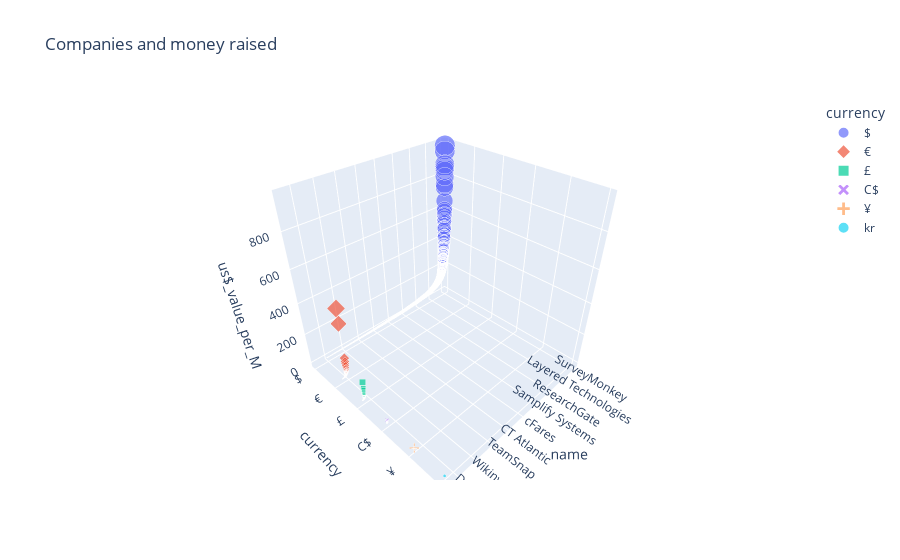

Notebook source saved alongside this figure:
### Code cell
fig_raised = qr.fig_raised(df_name)

### Figure 1 — Plotly figure (JSON) as saved in the notebook; plotly's stock layout.template omitted (floating-point values rounded to 4 significant figures; data arrays with more than 128 entries replaced by an {"elided": "..."} marker saying what was removed)
{"data": [{"hovertemplate": "currency=%{y}<br>name=%{x}<br>us$_value_per_M=%{z}<br>amount=%{marker.size}<extra></extra>", "legendgroup": "$", "marker": {"color": "#636efa", "size": {"elided": "3823 float values"}, "sizemode": "area", "sizeref": 2.413, "symbol": "circle"}, "mode": "markers", "name": "$", "scene": "scene", "showlegend": true, "type": "scatter3d", "x": {"elided": "3823 str values"}, "y": {"elided": "3823 str values"}, "z": {"elided": "3823 float values"}}, {"hovertemplate": "currency=%{y}<br>name=%{x}<br>us$_value_per_M=%{z}<br>amount=%{marker.size}<extra></extra>", "legendgroup": "€", "marker": {"color": "#EF553B", "size": {"elided": "134 float values"}, "sizemode": "area", "sizeref": 2.413, "symbol": "diamond"}, "mode": "markers", "name": "€", "scene": "scene", "showlegend": true, "type": "scatter3d", "x": {"elided": "134 str values"}, "y": {"elided": "134 str values"}, "z": {"elided": "134 float values"}}, {"hovertemplate": "currency=%{y}<br>name=%{x}<br>us$_value_per_M=%{z}<br>amount=%{marker.size}<extra></extra>", "legendgroup": "£", "marker": {"color": "#00cc96", "size": [100, 66.6, 55.2, 45.9, 36.3, 32.8, 22, 17, 16.6, 15.6, 15.1, 14.5, 14, 12.5, 12, 10, 10, 9.6, 8.6, 8.49, 7.66, 7, 6.5, 6, 5.65, 4.5, 4.3, 4, 4, 3.74, 3.4, 3, 3, 3, 2.89, 2.79, 2.7, 2.6, 2.5, 2.4, 2.25, 2.05, 2, 2, 2, 1.5, 1.4, 1.25, 1.2, 1.1, 1, 1, 1, 1], "sizemode": "area", "sizeref": 2.413, "symbol": "square"}, "mode": "markers", "name": "£", "scene": "scene", "showlegend": true, "type": "scatter3d", "x": ["Renewable Energy Group", "Imagination Technologies", "ARKeX", "CamSemi", "F2G", "Kiala", "Powervation", "Aspects Software", "Atraverda", "RadioScape", "Zinwave", "Qype", "Maxymiser", "mydeco", "Taptu", "Glasses Direct", "Epoq", "Surfkitchen", "Proxama", "Heartscape", "Shutl", "Wahanda", "Fotech", "ControlCircle", "Palringo", "daysoft", "Moviestorm", "Futuretec", "Emote Games", "Sift", "Musicmetric", "Pixsta", "Cloudcity", "Zeus", "Quick TV", "Phasor Solutions", "Money Dashboard", "Evi", "Skyscanner", "KAL", "Abacus e-Media", "Mesuro", "Zubka", "BView", "Artesian Solutions", "Essential Viewing", "amazingtunes", "CIQUAL", "Verisim", "nanoTherics", "oneDrum", "OmPrompt", "Dog Digital", "Serious Parody"], "y": ["£", "£", "£", "£", "£", "£", "£", "£", "£", "£", "£", "£", "£", "£", "£", "£", "£", "£", "£", "£", "£", "£", "£", "£", "£", "£", "£", "£", "£", "£", "£", "£", "£", "£", "£", "£", "£", "£", "£", "£", "£", "£", "£", "£", "£", "£", "£", "£", "£", "£", "£", "£", "£", "£"], "z": [120.6, 80.32, 66.57, 55.36, 43.78, 39.56, 26.53, 20.5, 20.02, 18.81, 18.21, 17.49, 16.88, 15.08, 14.47, 12.06, 12.06, 11.58, 10.37, 10.24, 9.238, 8.442, 7.839, 7.236, 6.814, 5.427, 5.186, 4.824, 4.824, 4.511, 4.101, 3.618, 3.618, 3.618, 3.485, 3.365, 3.256, 3.136, 3.015, 2.894, 2.714, 2.472, 2.412, 2.412, 2.412, 1.809, 1.688, 1.508, 1.447, 1.327, 1.206, 1.206, 1.206, 1.206]}, {"hovertemplate": "currency=%{y}<br>name=%{x}<br>us$_value_per_M=%{z}<br>amount=%{marker.size}<extra></extra>", "legendgroup": "C$", "marker": {"color": "#ab63fa", "size": [30, 22.9, 15.3, 12, 11.3, 8.5, 7.9, 5, 5, 3, 2.5, 1.25, 1.1, 1, 1], "sizemode": "area", "sizeref": 2.413, "symbol": "x"}, "mode": "markers", "name": "C$", "scene": "scene", "showlegend": true, "type": "scatter3d", "x": ["Badoo", "NexJ Systems", "Ziplocal", "ScribbleLive", "VendAsta", "RedLasso", "Viigo", "Sitemasher", "Terapeak", "Tribal Nova", "Telos Entertainment", "Woodland Biofuels", "Aftercad Software", "Mobovivo", "Wellocities"], "y": ["C$", "C$", "C$", "C$", "C$", "C$", "C$", "C$", "C$", "C$", "C$", "C$", "C$", "C$", "C$"], "z": [22.45, 17.14, 11.45, 8.981, 8.457, 6.361, 5.912, 3.742, 3.742, 2.245, 1.871, 0.9355, 0.8232, 0.7484, 0.7484]}, {"hovertemplate": "currency=%{y}<br>name=%{x}<br>us$_value_per_M=%{z}<br>amount=%{marker.size}<extra></extra>", "legendgroup": "¥", "marker": {"color": "#FFA15A", "size": [464, 110, 1.8], "sizemode": "area", "sizeref": 2.413, "symbol": "cross"}, "mode": "markers", "name": "¥", "scene": "scene", "showlegend": true, "type": "scatter3d", "x": ["GREE", "LoiLo", "NHK World"], "y": ["¥", "¥", "¥"], "z": [3.531, 0.8372, 0.0137]}, {"hovertemplate": "currency=%{y}<br>name=%{x}<br>us$_value_per_M=%{z}<br>amount=%{marker.size}<extra></extra>", "legendgroup": "kr", "marker": {"color": "#19d3f3", "size": [21], "sizemode": "area", "sizeref": 2.413, "symbol": "circle"}, "mode": "markers", "name": "kr", "scene": "scene", "showlegend": true, "type": "scatter3d", "x": ["op5"], "y": ["kr"], "z": [2.005]}], "layout": {"legend": {"itemsizing": "constant", "title": {"text": "currency"}, "tracegroupgap": 0}, "scene": {"domain": {"x": [0, 1], "y": [0, 1]}, "xaxis": {"title": {"text": "name"}}, "yaxis": {"categoryarray": ["$", "€", "£", "C$", "¥", "kr"], "categoryorder": "array", "title": {"text": "currency"}}, "zaxis": {"title": {"text": "us$_value_per_M"}}}, "title": {"text": "Companies and money raised"}}}
